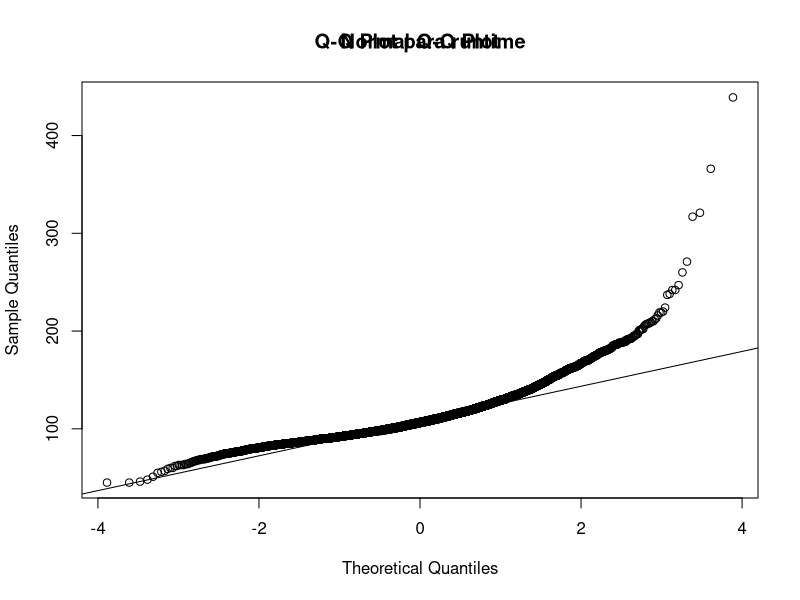
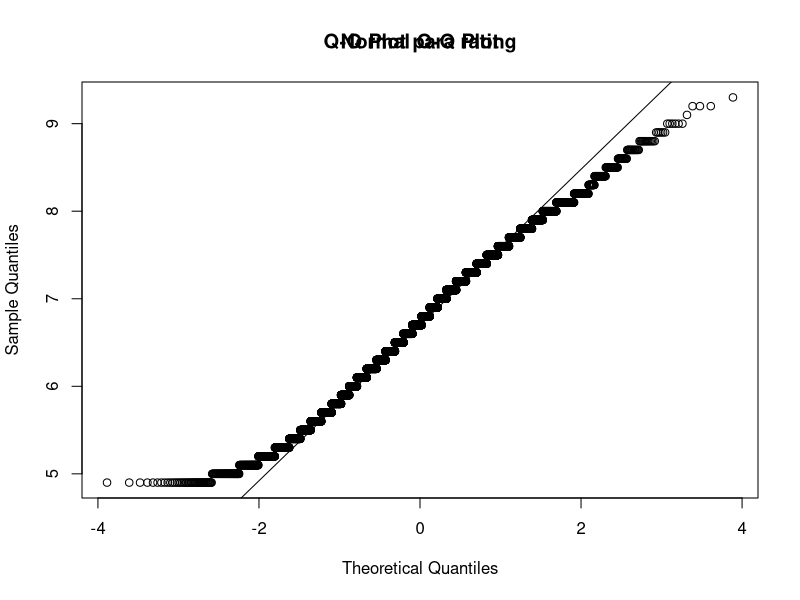
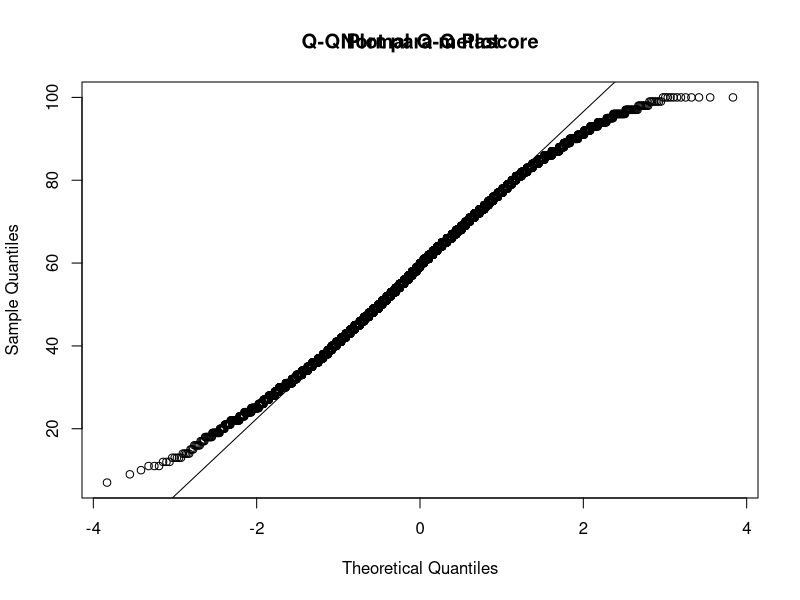
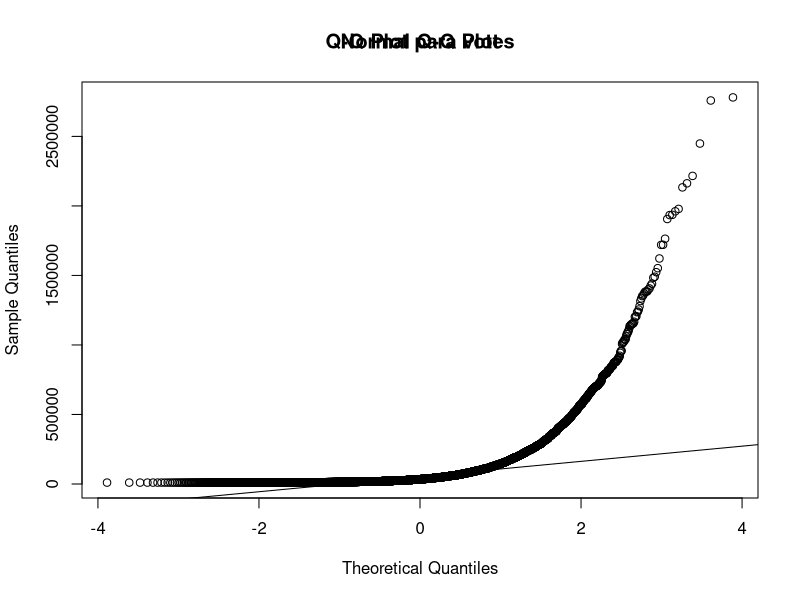
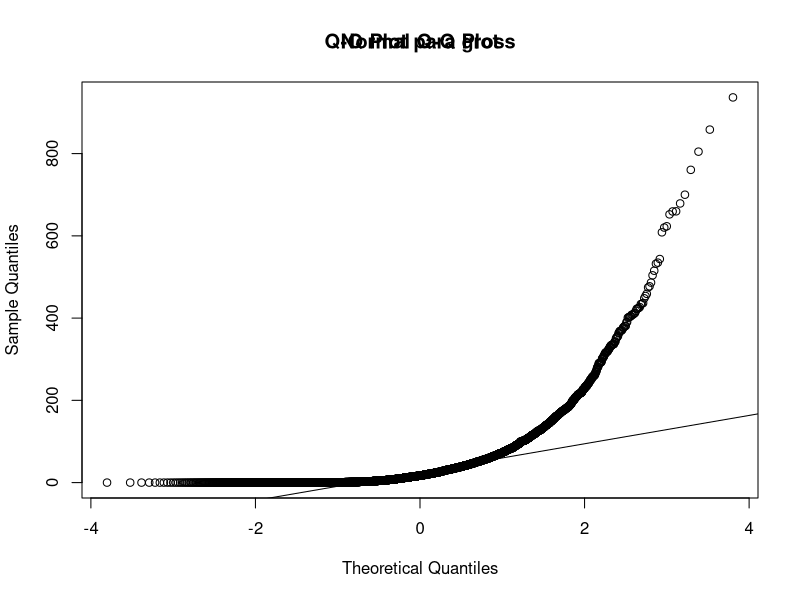
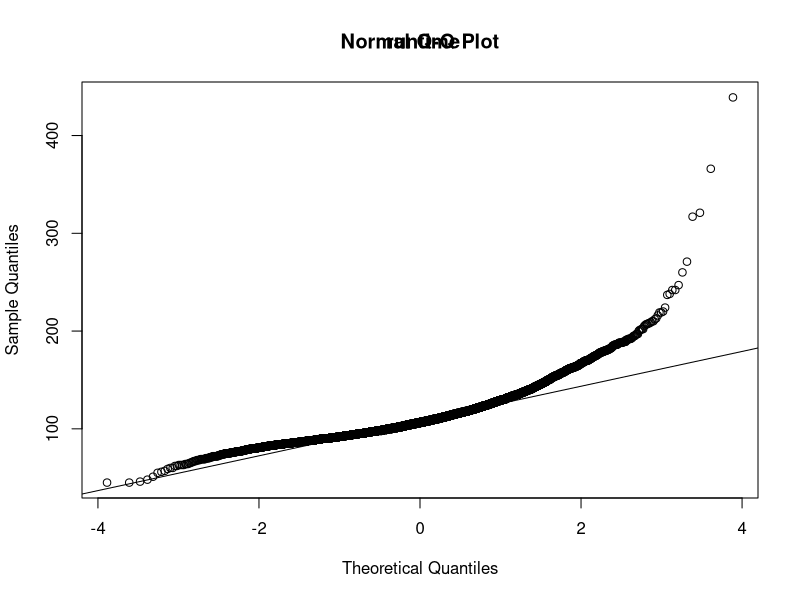

The R source for these figures, in order: (Note: this script raises an error after producing the figures.)
movies<-read.csv("movies.csv")
View(movies)

#1





#2

View(movies$title)
View(movies$year)
View(movies$runtime)
View(movies$certificate)
View(movies$genre)
View(movies$director)
View(movies$stars)
View(movies$rating)
View(movies$metascore)
View(movies$votes)
View(movies$gross)



#3

# Verifica la normalidad de las variables cuantitativas
quantitative_vars <- c("runtime", "rating", "metascore", "votes", "gross")

for (var in quantitative_vars) {
  qqnorm(movies[[var]])
  qqline(movies[[var]])
  title(paste("Q-Q Plot para", var))
}
#
qqnorm(movies[["runtime"]])
qqline(movies[["runtime"]])
title(paste("", "runtime"))

# Tamaño deseado para la muestra (ajusta según tus necesidades)
tamano_muestra <- 500

# Realiza el test de Shapiro-Wilk en una muestra aleatoria
shapiro_test <- shapiro.test(sample(movies$runtime, tamano_muestra))
print(shapiro.test)

variable <- movies$runtime


# Grafico de densidad Runtime
ggplot(data = NULL, aes(x = movies$runtime)) +
  geom_histogram(binwidth = 1, fill = "blue", color = "black", alpha = 0.7) +
  labs(title = "Histograma de la Variable", x = "Runtime", y = "Frecuencia")

qqnorm(movies$runtime)
qqline(movies$runtime)
title("Gráfico Q-Q de la Variable")


# Histograma Popularity
ggplot(data = NULL, aes(x = movies$popularity)) +
  geom_histogram(binwidth = 1, fill = "blue", color = "black", alpha = 0.7) +
  labs(title = "Histograma de la Variable", x = "Popularity", y = "Frecuencia")

qqnorm(movies$popularity)
qqline(movies$popularity)
title("Gráfico Q-Q de la Variable")

# Grafico de densidad VoteAVG
ggplot(data = NULL, aes(x = movies$voteAvg)) +
  geom_density(fill = "blue", alpha = 0.5) +
  labs(title = "Distribución de la Variable", x = "VoteAvg", y = "Densidad")

qqnorm(movies$voteAvg)
qqline(movies$voteAvg)
title("Gráfico Q-Q de la Variable")

#Histograma VoteCount
ggplot(data = NULL, aes(x = movies$voteCount)) +
  geom_histogram(binwidth = 1, fill = "blue", color = "black", alpha = 0.7) +
  labs(title = "Histograma de la Variable", x = "Popularity", y = "Frecuencia")

qqnorm(movies$voteCount)
qqline(movies$voteCount)
title("Gráfico Q-Q de la Variable")

#Grafico de densidad genresAmount
ggplot(data = NULL, aes(x = movies$genresAmount)) +
  geom_density(fill = "blue", alpha = 0.5) +
  labs(title = "Distribución de la Variable", x = "runtime", y = "Densidad")

qqnorm(movies$genresAmount)
qqline(movies$genresAmount)
title("Gráfico Q-Q de la Variable")

#Histograma productioncoamount
ggplot(data = NULL, aes(x = movies$productionCoAmount)) +
  geom_histogram(binwidth = 1, fill = "blue", color = "black", alpha = 0.7) +
  labs(title = "Histograma de la Variable", x = "Popularity", y = "Frecuencia")

#Grafico de densidad productioncountr
ggplot(data = NULL, aes(x = movies$productionCountriesAmount)) +
  geom_density(fill = "blue", alpha = 0.5) +
  labs(title = "Distribución de la Variable", x = "runtime", y = "Densidad")

variable_cualitativa1 <- movies$genres
variable_cualitativa2 <- movies$productionCompany

# Crear la tabla de frecuencias con dplyr
tabla_frecuencias <- data.frame(
  Categoría1 = variable_cualitativa1,
  Categoría2 = variable_cualitativa2
) %>%
  group_by(Categoría1, Categoría2) %>%
  summarise(Frecuencia = n())

# Crear la tabla de frecuencias con dplyr
tabla_frecuencias <- table(movies$actors)

# Mostrar la tabla de frecuencias
print(tabla_frecuencias)

library(tidyverse)
install.packages(c("tidyverse", "stringr"))
library(dplyr)


lista_actores <- strsplit(movies$actors, "|", fixed = TRUE)

# Convertir la lista en un vector único
vector_actores <- unlist(lista_actores)

tabla_frecuencias <- table(vector_actores)
tabla_frecuencias <- sort(tabla_frecuencias, decreasing=TRUE)

top_50_actores <- head(tabla_frecuencias, 50)

print(top_50_actores)


#4


#4.1 Peliculas con mayor presupuestoS

datos_ordenados <- movies[order(-movies$budget), ]

top_10_presupuesto <- head(datos_ordenados[, c("budget", "title")], 10)

# Imprimir el resultado
print(top_10_presupuesto)

#4.2 Peliculas con mayores ingresos

datos_ordenados_ingresos <- movies[order(-movies$revenue), ]

top_10_ingresos <- head(datos_ordenados_ingresos[, c("revenue", "title")], 10)

print(top_10_ingresos)


#4.3 Pelicula con mas votos

pelicula_mas_votada <- movies[which.max(movies$voteCount), ]

print(pelicula_mas_votada[c("title", "voteCount")])


#4.4 Pelicula con peores votaciones

peor_pelicula <- movies[which.min(movies$voteAvg), ]

print(peor_pelicula[c("title","voteAvg")])

#4.5

library(ggplot2)
install.packages("ggplot2")

movies$releaseYear <- as.integer(format(as.Date(movies$releaseDate), "%Y"))

conteo_por_anio <- movies %>%group_by(releaseYear) %>%summarise(numero_de_peliculas = n())

anio_mas_peliculas <- conteo_por_anio[which.max(conteo_por_anio$numero_de_peliculas), "releaseYear"]

tabla_conteo <- as.data.frame(conteo_por_anio)

print(tabla_conteo)
print(paste("Año con más películas:", anio_mas_peliculas))

ggplot(conteo_por_anio, aes(x = as.factor(releaseYear), y = numero_de_peliculas)) +
  geom_bar(stat = "identity", fill = "skyblue") +
  labs(title = "Número de películas por año", x = "Año", y = "Número de películas") +
  theme_minimal()

#4.6


#4.7


#4.8


#4.9


#4.10


#4.11


#4.12


#4.13


#4.14


#4.15





#5





